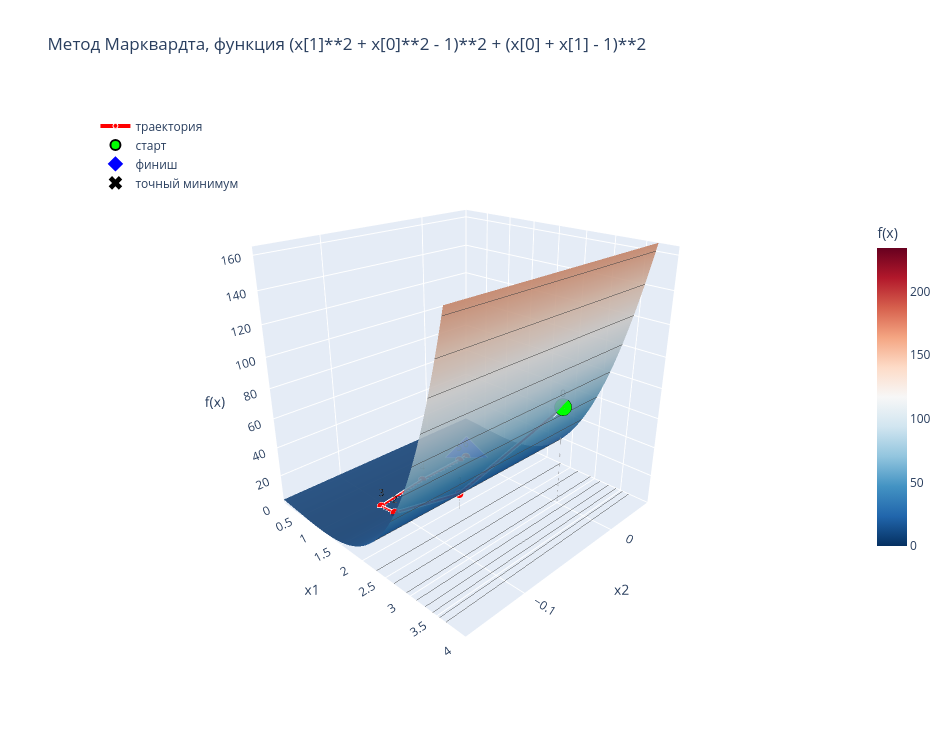

The notebook cell this image was saved under:
### Code cell
plot_trajectory_3d_plotly(f=function_5, traj=traj_mark, title="Метод Марквардта, функция (x[1]**2 + x[0]**2 - 1)**2 + (x[0] + x[1] - 1)**2", exact=(1, 0))

### Figure 1 — Plotly figure (JSON) as saved in the notebook; plotly's stock layout.template omitted (floating-point values rounded to 4 significant figures; data arrays with more than 128 entries replaced by an {"elided": "..."} marker saying what was removed)
{"data": [{"colorbar": {"len": 0.6, "title": {"text": "f(x)"}}, "colorscale": [[0, "rgb(5,48,97)"], [0.1, "rgb(33,102,172)"], [0.2, "rgb(67,147,195)"], [0.3, "rgb(146,197,222)"], [0.4, "rgb(209,229,240)"], [0.5, "rgb(247,247,247)"], [0.6, "rgb(253,219,199)"], [0.7, "rgb(244,165,130)"], [0.8, "rgb(214,96,77)"], [0.9, "rgb(178,24,43)"], [1, "rgb(103,0,31)"]], "contours": {"z": {"highlightcolor": "black", "project": {"z": true}, "show": true, "usecolormap": false}}, "name": "поверхность", "opacity": 0.9, "showscale": true, "type": "surface", "x": {"elided": "100x100 float values"}, "y": {"elided": "100x100 float values"}, "z": {"elided": "100x100 float values"}}, {"hoverinfo": "skip", "line": {"color": "white", "width": 8}, "mode": "lines", "showlegend": false, "type": "scatter3d", "x": [3.0, 2.058, 1.472, 1.153, 1.03, 1.003, 1.0, 1.0, 1.0], "y": [0.0, -0.06222, -0.1032, -0.1034, -0.05404, -0.008801, -0.0002032, -1.166e-07, -3.92e-14], "z": [68.0, 11.48, 1.522, 0.1181, 0.004681, 7.767e-05, 4.249e-08, 1.288e-14, 1.25e-16]}, {"line": {"color": "red", "width": 4}, "marker": {"color": "red", "line": {"color": "white", "width": 1}, "size": 5}, "mode": "lines+markers+text", "name": "траектория", "text": ["0", "1", "2", "3", "4", "5", "6", "7", "8"], "textfont": {"color": "black", "size": 10}, "textposition": "top center", "type": "scatter3d", "x": [3.0, 2.058, 1.472, 1.153, 1.03, 1.003, 1.0, 1.0, 1.0], "y": [0.0, -0.06222, -0.1032, -0.1034, -0.05404, -0.008801, -0.0002032, -1.166e-07, -3.92e-14], "z": [68.0, 11.48, 1.522, 0.1181, 0.004681, 7.767e-05, 4.249e-08, 1.288e-14, 1.25e-16]}, {"hoverinfo": "skip", "line": {"color": "gray", "dash": "dot", "width": 1}, "mode": "lines", "showlegend": false, "type": "scatter3d", "x": [3, 3], "y": [0, 0], "z": [1.25e-16, 68]}, {"hoverinfo": "skip", "line": {"color": "gray", "dash": "dot", "width": 1}, "mode": "lines", "showlegend": false, "type": "scatter3d", "x": [2.058, 2.058], "y": [-0.06222, -0.06222], "z": [1.25e-16, 11.48]}, {"hoverinfo": "skip", "line": {"color": "gray", "dash": "dot", "width": 1}, "mode": "lines", "showlegend": false, "type": "scatter3d", "x": [1.472, 1.472], "y": [-0.1032, -0.1032], "z": [1.25e-16, 1.522]}, {"hoverinfo": "skip", "line": {"color": "gray", "dash": "dot", "width": 1}, "mode": "lines", "showlegend": false, "type": "scatter3d", "x": [1.153, 1.153], "y": [-0.1034, -0.1034], "z": [1.25e-16, 0.1181]}, {"hoverinfo": "skip", "line": {"color": "gray", "dash": "dot", "width": 1}, "mode": "lines", "showlegend": false, "type": "scatter3d", "x": [1.03, 1.03], "y": [-0.05404, -0.05404], "z": [1.25e-16, 0.004681]}, {"hoverinfo": "skip", "line": {"color": "gray", "dash": "dot", "width": 1}, "mode": "lines", "showlegend": false, "type": "scatter3d", "x": [1.003, 1.003], "y": [-0.008801, -0.008801], "z": [1.25e-16, 7.767e-05]}, {"hoverinfo": "skip", "line": {"color": "gray", "dash": "dot", "width": 1}, "mode": "lines", "showlegend": false, "type": "scatter3d", "x": [1.0, 1.0], "y": [-0.0002032, -0.0002032], "z": [1.25e-16, 4.249e-08]}, {"hoverinfo": "skip", "line": {"color": "gray", "dash": "dot", "width": 1}, "mode": "lines", "showlegend": false, "type": "scatter3d", "x": [1.0, 1.0], "y": [-1.166e-07, -1.166e-07], "z": [1.25e-16, 1.288e-14]}, {"hoverinfo": "skip", "line": {"color": "gray", "dash": "dot", "width": 1}, "mode": "lines", "showlegend": false, "type": "scatter3d", "x": [1.0, 1.0], "y": [-3.92e-14, -3.92e-14], "z": [1.25e-16, 1.25e-16]}, {"marker": {"color": "lime", "line": {"color": "black", "width": 2}, "size": 10}, "mode": "markers", "name": "старт", "type": "scatter3d", "x": [3], "y": [0], "z": [68]}, {"marker": {"color": "blue", "line": {"color": "white", "width": 2}, "size": 14, "symbol": "diamond"}, "mode": "markers", "name": "финиш", "type": "scatter3d", "x": [1.0], "y": [-3.92e-14], "z": [1.25e-16]}, {"marker": {"color": "black", "size": 12, "symbol": "x"}, "mode": "markers", "name": "точный минимум", "type": "scatter3d", "x": [1], "y": [0], "z": [0]}], "layout": {"height": 750, "legend": {"bgcolor": "rgba(255,255,255,0.7)", "x": 0.02, "y": 0.98}, "scene": {"aspectmode": "cube", "camera": {"eye": {"x": 1.6, "y": -1.6, "z": 1}}, "xaxis": {"range": [-7.5e-09, 4.0], "title": {"text": "x1"}}, "yaxis": {"range": [-0.155, 0.05168], "title": {"text": "x2"}}, "zaxis": {"range": [1.25e-16, 164.8], "title": {"text": "f(x)"}}}, "title": {"text": "Метод Марквардта, функция (x[1]**2 + x[0]**2 - 1)**2 + (x[0] + x[1] - 1)**2"}, "width": 950}}
